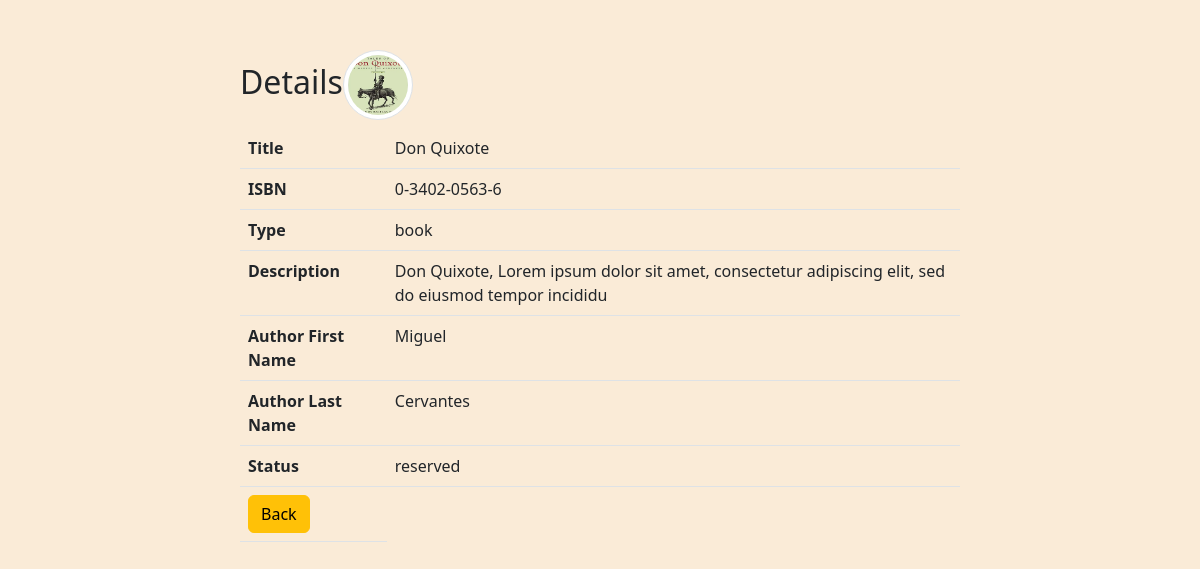
Screenshot of /details.php?id=4 with the database file from the repository.
### tables this page shows
CREATE TABLE `library` (
  `id` int(11) NOT NULL,
  `title` varchar(50) DEFAULT NULL,
  `image` varchar(200) DEFAULT NULL,
  `isbn` varchar(13) DEFAULT NULL,
  `type` varchar(50) DEFAULT NULL,
  `description` varchar(200) DEFAULT NULL,
  `author_first_name` varchar(50) DEFAULT NULL,
  `author_last_name` varchar(50) DEFAULT NULL,
  `publisher_name` varchar(50) DEFAULT NULL,
  `publisher_address` varchar(50) DEFAULT NULL,
  `publish_date` date DEFAULT NULL,
  `status` varchar(50) DEFAULT NULL
);

### details.php (the view, shortened to what this page needs)
<?php
require_once 'actions/db_connect.php';
if ($_GET['id']) {
    $id = $_GET['id'];
    $sql = "SELECT * FROM library WHERE id = {$id}";
    $result = mysqli_query($connect, $sql);
    if (mysqli_num_rows($result) == 1) {
        $data = mysqli_fetch_assoc($result);
        $title = $data['title'];
        $isbn = $data['isbn'];
        $type = $data['type'];
        $description = $data['description'];
        $authorFName = $data['author_first_name'];
        $authorLName = $data['author_last_name'];
        $status = $data['status'];
        $image = $data['image'];
    } else {
        header("location: error.php");
    }
} else {
    header("location: error.php");
}
?>
<!DOCTYPE html>
<html>
    <head>
        <?php require_once 'components/boot.php'?>
        <link rel="stylesheet" href="style.css">
    </head>
    <body>
        <fieldset>
            <legend class='h2'>Details<img class='img-thumbnail rounded-circle' src='images/<?php echo $image ?>' alt="<?php echo $name ?>"></legend>
            <form action="details.php"  method="post" enctype="multipart/form-data">
                <table class="table">
                <tr>
                        <th>Title</th>
                        <td><?=$title ?></td>
                    </tr>
                    <tr>
                        <th>ISBN</th>
                        <td><?=$isbn?>  </td>
                    </tr>
                    <tr>
                        <th>Type</th>
                        <td><?=$type?> </td>
                    </tr>
                    <tr>
                        <th>Description</th>
                        <td><?=$description ?></td>
                    </tr>
                    <tr>
                        <th>Author First Name</th>
                        <td><?=$authorFName ?></td>
                    </tr>
                    <tr>
                        <th>Author Last Name</th>
                        <td><?=$authorLName?>  </td>
                    </tr>
                    <tr>
                        <th>Status</th>
                        <td><?=$status ?></td>
                    </tr>
                    <tr>
                        <td><a href= "index.php"><button class="btn btn-warning" type="button">Back</button></a></td>
                    </tr>
                </table>
            </form>
        </fieldset>
    </body>
</html>

### style.css (style rules this page uses)
body { background-color:antiquewhite !important; }

### details.php (style rules this page uses)
fieldset { margin: auto; margin-top: 50px; width: 60% ; }
.img-thumbnail { width: 70px !important; height: 70px !important; }

### rows the page displays
library: image (picture), title "Don Quixote", isbn "0-3402-0563-6", type "book", description "Don Quixote, Lorem ipsum dolor sit amet, consectetur adipiscing elit, sed do eiusmod tempor incididu", author_first_name "Miguel", author_last_name "Cervantes", status "reserved"
